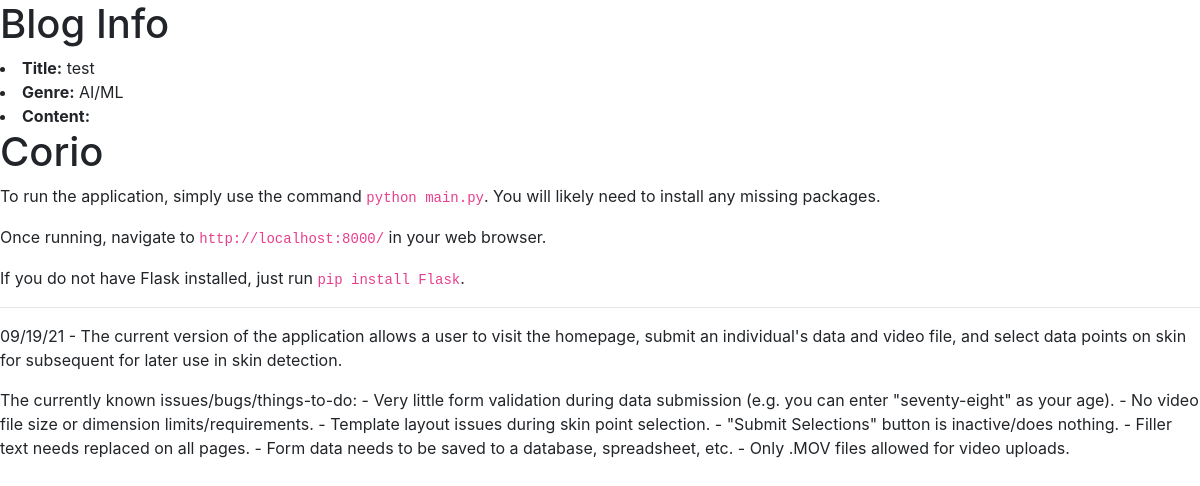
Page /blog/8/ on the committed database.
### blog/models.py (models this page shows, shortened)
class Content(models.Model):
    title = models.CharField(max_length=100)
    genre = models.ForeignKey(Genre, on_delete=models.CASCADE)
    author = models.ForeignKey(Author, on_delete=models.CASCADE, blank=True, null=True)
    github_link = models.CharField(max_length=200, blank=True, default="")
    body = models.TextField(blank=True, default="")
    created_at = models.DateTimeField(auto_now_add=True)
    updated_at = models.DateTimeField(auto_now=True)

class Genre(models.Model):
    name = models.CharField(max_length=100)
    def __str__(self):
        return self.name

### blog/views.py (the view)
# urls.py: path('<int:pk>/', views.detail, name='detail'),
def detail(request, pk):
    blog = get_object_or_404(Content, pk=pk)
    return render(request, 'blog/detail.html', {'blog': blog})

### blog/templates/blog/detail.html (shortened to what this page needs)
{% load static %}
<link rel="stylesheet" type="text/css" href="{% static 'blog/css/bootstrap.min.css' %}" >
<link rel="stylesheet" type="text/css" href="{% static 'blog/style.css' %}">
<h1>Blog Info</h1>
<li><b> Title:</b> {{ blog.title }}</li>
<li><b> Genre:</b> {{ blog.genre }}</li>
<li><b> Content:</b>
    {% autoescape off %}
    {{ blog.body }}
    {% endautoescape %}
</li>

### rows in the picture
Content: title "test", genre "AI/ML", body "Corio To run the application, simply use the command python main.py . You will likely need to install any missing packages. Once running, navigate to http://localhost:8000/ in your web browser. If you do not have Flask installed, just run pip install Flask . 09/19/21 - The current version of the application allows a user to visit the homepage, submit an individual's data and video file, and select data points on skin for subsequent for later use in skin detection. The currently known issues/bugs/things-to-do: - Very little form validation during data submission (e.g. you can enter \"seventy-eight\" as your age). - No video file size or dimension limits/requirements. - Template layout issues…"
